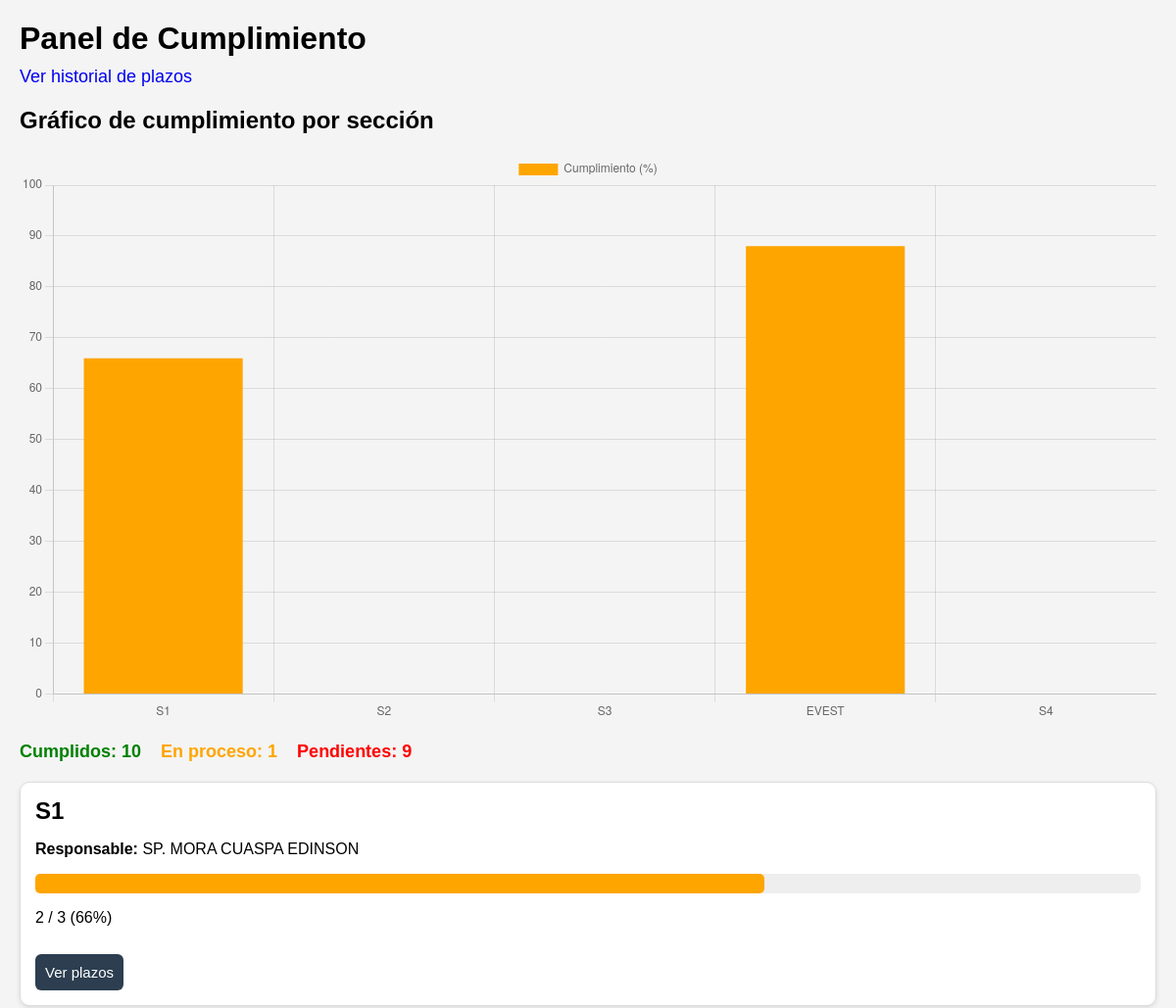
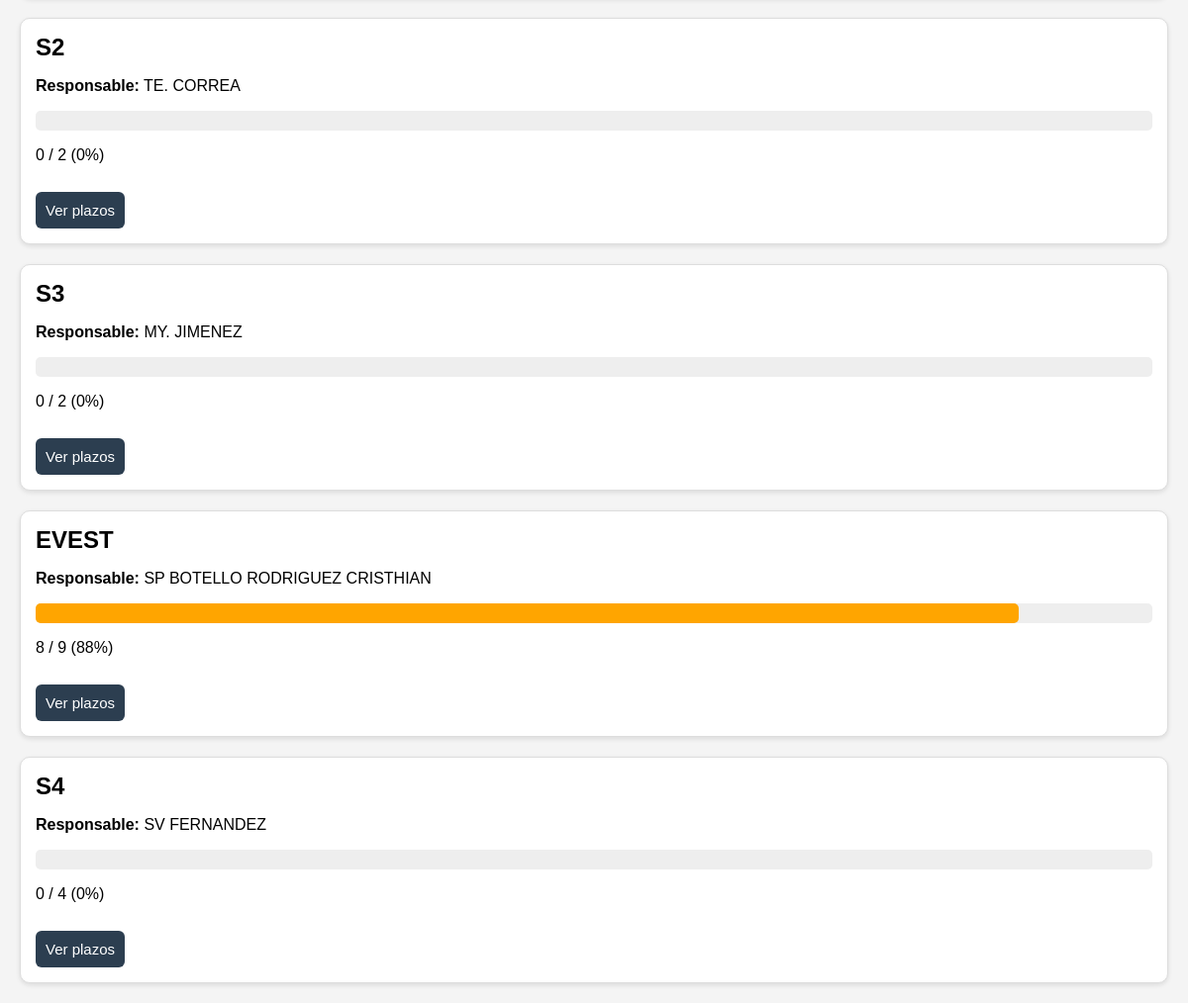
The app's page / (signed in) with its own data (2 pictures, top to bottom).
### gestion_secciones/models.py (models this page shows, shortened)
class Seccion(models.Model):
    nombre_seccion = models.CharField(max_length=50)
    responsable = models.CharField(max_length=100)
    usuarios = models.ManyToManyField(User, blank=True)
    def porcentaje_cumplimiento(self):
        hoy = date.today()
        plazos = Plazo.objects.filter(
            seccion=self,
            fecha_limite__month=hoy.month,
            fecha_limite__year=hoy.year
        )
        total = plazos.count()
        cumplidos = plazos.filter(estado="Cumplido").count()
        if total == 0:
            return 0
        return int((cumplidos / total) * 100)
    def total_plazos(self):
        hoy = date.today()
        return Plazo.objects.filter(
            seccion=self,
            fecha_limite__month=hoy.month,
            fecha_limite__year=hoy.year
        ).count()
    def plazos_cumplidos(self):
        hoy = date.today()
        return Plazo.objects.filter(
            seccion=self,
            estado="Cumplido",
            fecha_limite__month=hoy.month,
            fecha_limite__year=hoy.year
        ).count()

### gestion_secciones/views.py (the view)
# urls.py: path('', views.dashboard, name='dashboard'),
@login_required
def dashboard(request):
    hoy = date.today()
    plazos = Plazo.objects.filter(
        fecha_limite__month=hoy.month,
        fecha_limite__year=hoy.year
    )
    if request.user.is_superuser:
        secciones = Seccion.objects.all()
    else:
        secciones = Seccion.objects.filter(usuarios=request.user)
    cumplidos = plazos.filter(estado="Cumplido").count()
    en_proceso = plazos.filter(estado="En proceso").count()
    pendientes = plazos.filter(
        estado="Pendiente",
        fecha_limite__gte=hoy
    ).count()
    vencidos = plazos.filter(
        estado__in=["Pendiente", "En proceso"],
        fecha_limite__lt=hoy
    ).count()
    nombres_secciones = []
    porcentajes = []
    colores = []
    for s in secciones:
        porcentaje = s.porcentaje_cumplimiento()
        nombres_secciones.append(s.nombre_seccion)
        porcentajes.append(porcentaje)
        if porcentaje == 100:
            colores.append("green")
        elif porcentaje > 0:
            colores.append("orange")
        else:
            colores.append("red")
    return render(request, "dashboard.html", {
        "secciones": secciones,
        "cumplidos": cumplidos,
        "en_proceso": en_proceso,
        "pendientes": pendientes,
        "vencidos": vencidos,
        "nombres_secciones": nombres_secciones,
        "porcentajes": porcentajes,
        "colores": colores
    })

### gestion_secciones/templates/dashboard.html (shortened to what this page needs)
<!DOCTYPE html>
<html>
<head>
</head>
<body>
<h1>Panel de Cumplimiento</h1>
<a href="/historial/" style="font-size:18px;">
Ver historial de plazos
</a>
<h2>Gráfico de cumplimiento por sección</h2>
<canvas id="graficoCumplimiento"></canvas>
<div class="resumen">
<span style="color:green; font-weight:bold;">
Cumplidos: {{ cumplidos }}
</span>
<span style="color:orange; font-weight:bold;">
En proceso: {{ en_proceso }}
</span>
<span style="color:red; font-weight:bold;">
Pendientes: {{ pendientes }}
</span>
</div>
<div class="contenedor">
{% for s in secciones %}
<div class="tarjeta">
<h2>{{ s.nombre_seccion }}</h2>
<p><strong>Responsable:</strong> {{ s.responsable }}</p>
<div class="barra">
<div class="progreso"
style="width: {{ s.porcentaje_cumplimiento }}%;
background:
{% if s.porcentaje_cumplimiento == 100 %}
green
{% elif s.porcentaje_cumplimiento > 0 %}
orange
{% else %}
red
{% endif %}
;">
</div>
</div>
<p>
{{ s.plazos_cumplidos }} / {{ s.total_plazos }}
({{ s.porcentaje_cumplimiento }}%)
</p>
<a class="boton" href="/seccion/{{ s.id }}/">
Ver plazos
</a>
</div>
{% endfor %}
</div>
<script>
const ctx = document.getElementById('graficoCumplimiento');
new Chart(ctx, {
type: 'bar',
data: {
labels: {{ nombres_secciones|safe }},
datasets: [{
label: 'Cumplimiento (%)',
data: {{ porcentajes|safe }},
backgroundColor: {{ colores|safe }}
}]
},
options: {
scales: {
y: {
beginAtZero: true,
max: 100
}
}
}
});
</script>
</body>
</html>

### gestion_secciones/templates/dashboard.html (style rules this page uses)
body { font-family: Arial; margin:20px; background:#f4f4f4; }
h1 { margin-bottom:10px; }
a { text-decoration:none; }
.contenedor { display:flex; flex-direction:column; gap:20px; margin-top:20px; }
.tarjeta { border:1px solid #ddd; border-radius:10px; padding:15px; background:white; box-shadow:0 2px 5px rgba(0,0,0,0.1); }
.tarjeta h2 { margin:0 0 5px 0; }
.barra { width:100%; background:#eee; border-radius:5px; margin-top:10px; }
.progreso { height:20px; border-radius:5px; }
.boton { display:inline-block; margin-top:12px; padding:10px; background:#2c3e50; color:white; border-radius:6px; font-size:15px; }
.resumen { margin-top:20px; font-size:18px; }

### records on screen
Seccion: nombre_seccion "S1", responsable "SP. MORA CUASPA EDINSON", plazos_cumplidos "2", total_plazos "3", porcentaje_cumplimiento "66"
Seccion: nombre_seccion "S2", responsable "TE. CORREA", plazos_cumplidos "0", total_plazos "2", porcentaje_cumplimiento "0"
Seccion: nombre_seccion "S3", responsable "MY. JIMENEZ", plazos_cumplidos "0", total_plazos "2", porcentaje_cumplimiento "0"
Seccion: nombre_seccion "EVEST", responsable "SP BOTELLO RODRIGUEZ CRISTHIAN", plazos_cumplidos "8", total_plazos "9", porcentaje_cumplimiento "88"
Seccion: nombre_seccion "S4", responsable "SV FERNANDEZ", plazos_cumplidos "0", total_plazos "4", porcentaje_cumplimiento "0"

### other values on screen
{{ cumplidos }} "10"
{{ en_proceso }} "1"
{{ pendientes }} "9"
chart data {{ nombres_secciones|safe }} ['S1', 'S2', 'S3', 'EVEST', 'S4']
chart data {{ porcentajes|safe }} [66, 0, 0, 88, 0]
